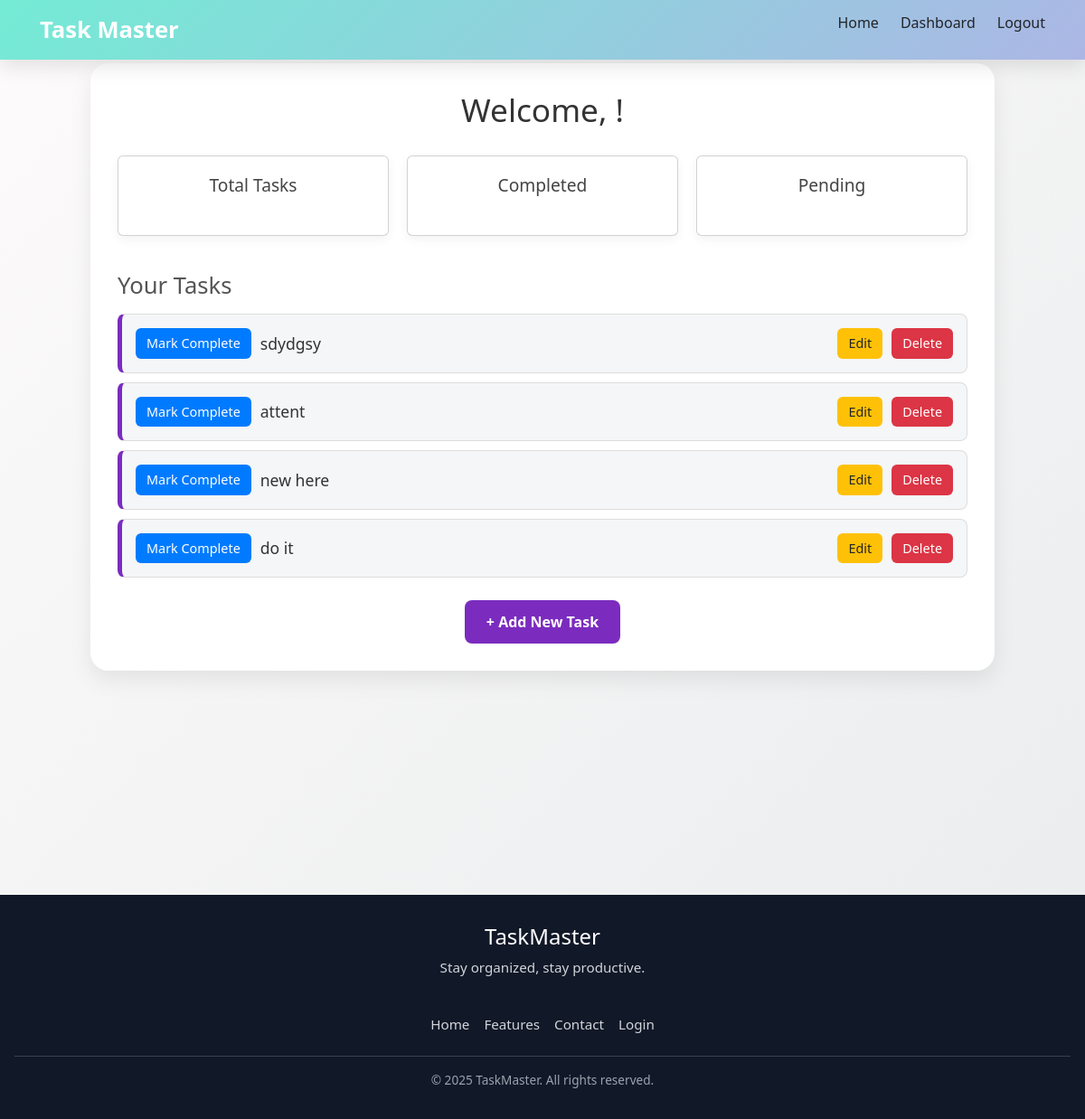
The page /dashboard/ (signed in) on the database as committed earlier.
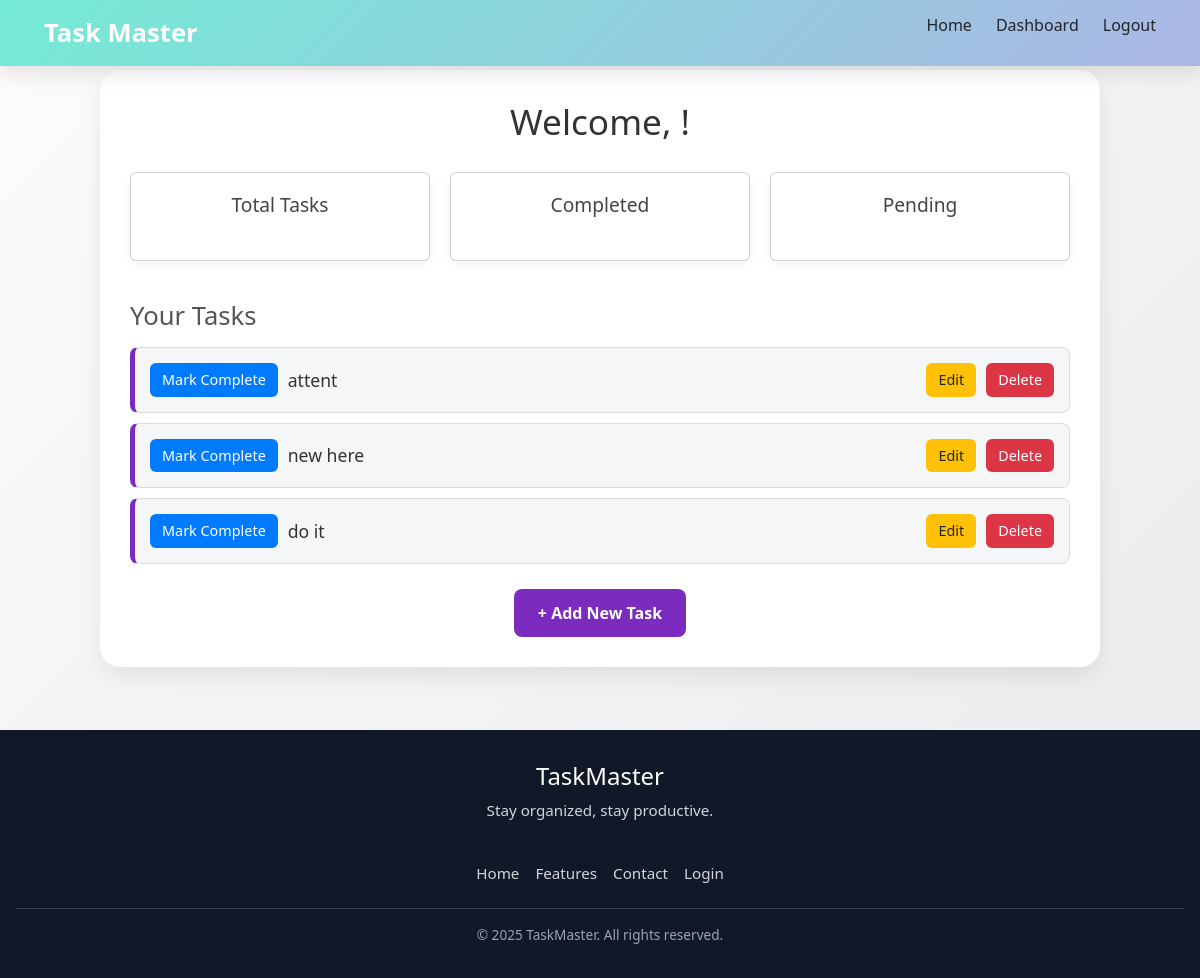
The same page on the database as committed later.
### todoapp/models.py (models this page shows, shortened)
class Task(models.Model):
    user = models.ForeignKey(User, on_delete=models.CASCADE, related_name='tasks')
    title = models.CharField(max_length=255)
    completed = models.BooleanField(default=False)
    created_at = models.DateTimeField(auto_now_add=True)

### todoapp/views.py (the view)
# urls.py: path('dashboard/', views.dashboard, name='dashboard'),
def dashboard(request):
    user_id = request.session.get('user_id')
    if not user_id:
        return redirect('login_user')
    user = User.objects.get(id=user_id)
    tasks = Task.objects.filter(user_id=user_id)
    return render(request, 'dashboard.html', {
        'user': user,
        'tasks': tasks,
    })

### todoapp/templates/dashboard.html (shortened to what this page needs)
{% extends 'base.html' %}
{% load static %}
{% block content %}
<section class="dashboard-section">
  <div class="dashboard-container">
    <h1>Welcome, {{ user.username }}!</h1>
    <div class="summary-cards">
      <div class="card total-tasks">
        <h2>Total Tasks</h2>
      </div>
      <div class="card completed-tasks">
        <h2>Completed</h2>
      </div>
      <div class="card pending-tasks">
        <h2>Pending</h2>
      </div>
    </div>
    <div class="tasks-list">
      <h2>Your Tasks</h2>
      <ul>
        {% for task in tasks %}
          <li class="task-item {% if task.completed %}completed{% endif %}">
            <form method="POST">
              <button type="submit" name="toggle_complete" class="btn-toggle">
                {% if task.completed %}Mark Incomplete{% else %}Mark Complete{% endif %}
              </button>
            </form>
            <span>{{ task.title }}</span>
            <div class="actions">
              <a href="{% url 'edit_task' task.id %}" class="edit-btn">Edit</a>
              <form method="POST" action="{% url 'delete_task' task.id %}">
                 <button type="submit" class="delete-btn" onclick="return confirm('Are you sure?');">Delete</button>
              </form>
            </div>
          </li>
        {% empty %}
          <li class="empty-message">No tasks found. Add some!</li>
        {% endfor %}
      </ul>
      <a href="{% url 'add_task' %}" class="btn-add-task">+ Add New Task</a>
    </div>
  </div>
</section>
{% endblock %}

Rows that differ between the two databases and show on the page:
removed Task: completed "Mark Complete", title "sdydgsy"
